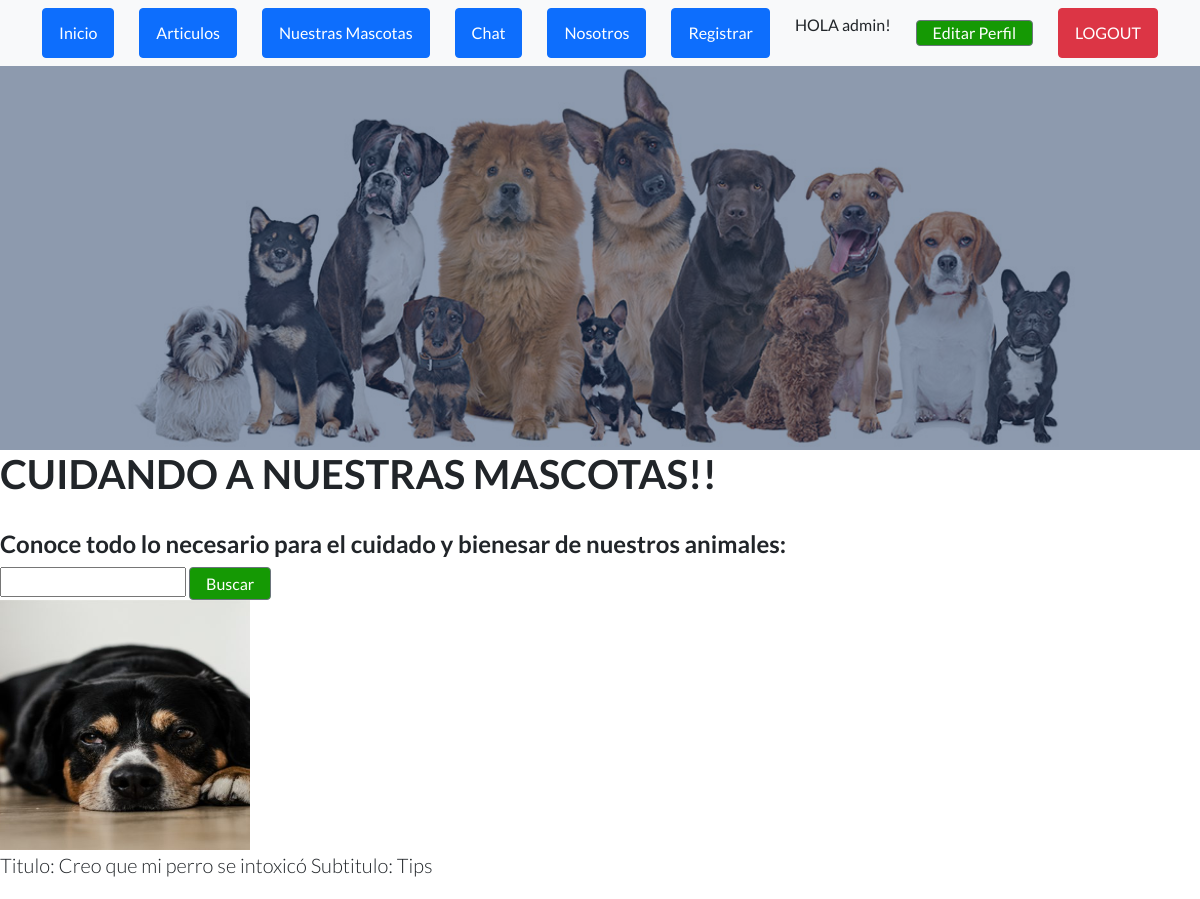
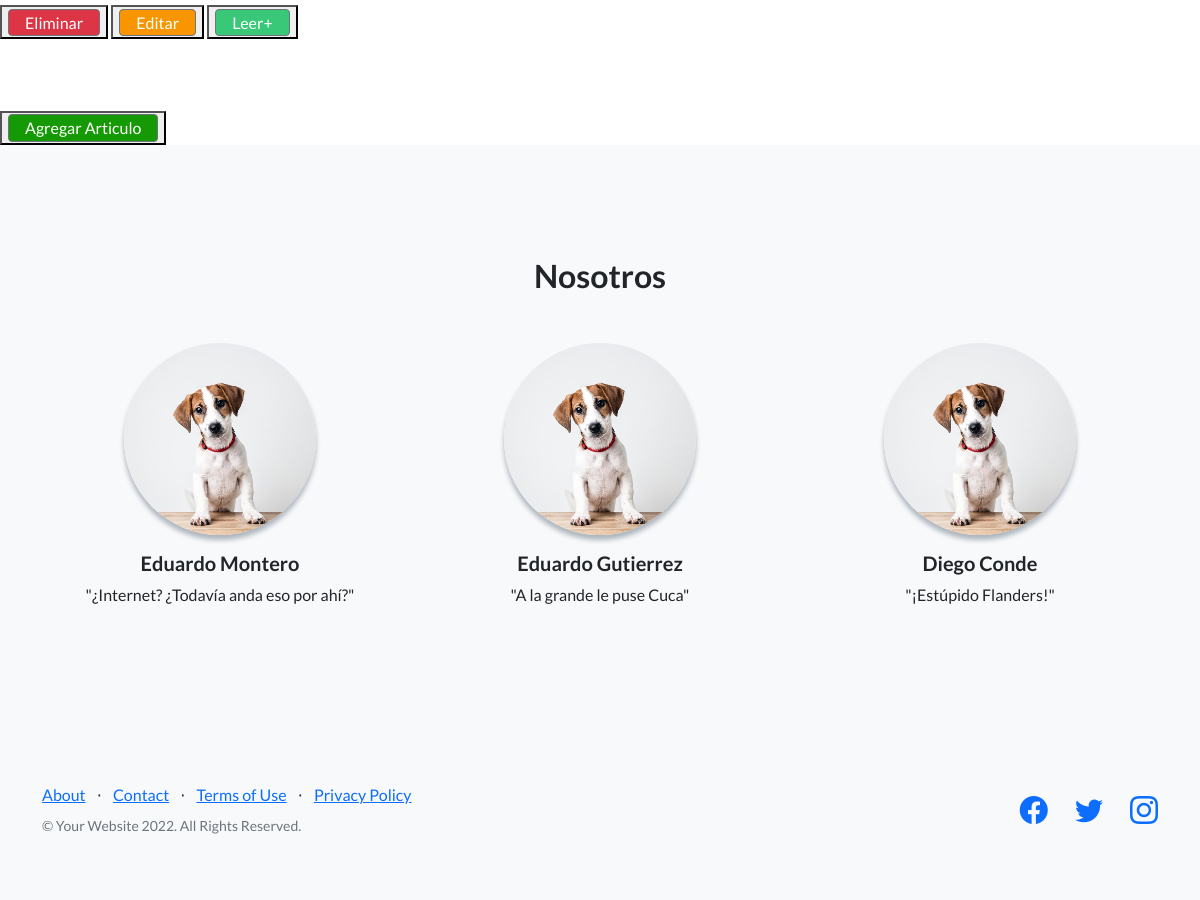
/leerarticulo/2 (signed in), run on the app's committed database (2 pictures, top to bottom).
### App/models.py (models this page shows)
class Articulo (models.Model):  #Clase para importar articulos de Veterinaria
    titulo = models.CharField(max_length=50)
    subtitulo = models.CharField(max_length=50)
    cuerpo = RichTextField(blank=True, null=True)
    autor = models.CharField(max_length=40)
    fecha = models.DateTimeField()
    editado = models.CharField(max_length=10)
    imagen = models.ImageField(upload_to = "articulos", null=True, blank=True)
    def __str__(self) -> str:
        return 'Titulo: '+ self.titulo + ' Subtitulo: ' + str(self.subtitulo)

### App/views.py (the view)
# urls.py: path('leerarticulo/<id_art>', leerarticulo, name='leerarticulo'),
@login_required
def leerarticulo(request,id_art):
    articulo = Articulo.objects.filter(id=id_art)
    print(request.method)
    if request.method == "POST":
        contexto={"articulos":articulo}
        return render(request, "App/articulos.html",contexto)
    else:
        contexto={"articulos":articulo}
    return render(request, "App/articulos.html",contexto)

### App/templates/App/articulos.html (shortened to what this page needs)
{% extends "App/padre.html" %}
{% load static %}
{% block cambia %}
<h1>CUIDANDO A NUESTRAS MASCOTAS!!</h1>
<br>
<h4>Conoce todo lo necesario para el cuidado y bienesar de nuestros animales:</h4>
        <form action = "{% url 'buscararticulo' %}" method="GET">
            <input type="text" name = 'titulo'  id = 'titulo' >
            <input class="btn btn-crud-buscar" type = 'submit', value='Buscar'>
        </form>
    {% for articulo in articulos %}
    <img src="/{{ articulo.imagen }}" width="250"
    height="250">
    <br>
    <p class="lead mb-0">{{ articulo }}</p>
    <br>
    {% if request.user.is_superuser %}
    <button>
        <a class="btn btn-crud-eliminar" href="{% url 'eliminararticulo' articulo.id %}"> Eliminar</a>
    </button>
    <button>
        <a class="btn btn-crud-editar" href="{% url 'editararticulo' articulo.id %}"> Editar</a>
    </button>
    {% endif %}
    <button>
        <a class="btn btn-crud-leer" href="{% url 'leerarticulo' articulo.id %}"> Leer+</a>
    </button>
    <br>
    <br>
{% endfor %}
<br><br>
<button>
    <a class="btn btn-crud-agregar" href='/articuloFormulario/'> Agregar Articulo</a>
</button>
{% endblock %}

### App/templates/App/padre.html (shortened to what this page needs)
<!DOCTYPE html>
<html lang="en">
    <head>
        {% load static %}
        <link href="https://cdn.jsdelivr.net/npm/bootstrap-icons@1.5.0/font/bootstrap-icons.css" rel="stylesheet" type="text/css" />
        <link href="{% static 'App/css/styles.css'%}" rel="stylesheet" />
    </head>
    <body>
        <nav class="navbar navbar-light bg-light static-top">
            <div class="container">
                <a class="btn btn-primary" href="{% url 'Inicio' %}">Inicio</a>
                <a class="btn btn-primary" href="{% url 'articulos' %}">Articulos</a>
                <a class="btn btn-primary" href="{% url 'nuestrasmascotas' %}">Nuestras Mascotas</a>
                <a class="btn btn-primary" href="{% url 'Inicio' %}">Chat</a>
                <a class="btn btn-primary" href="{% url 'Nosotros' %}">Nosotros</a>
                <a class="btn btn-primary" href="{% url 'register' %}">Registrar</a>
                {% if not request.user.is_authenticated %}
                <a class="btn btn-danger" href="{% url 'login' %}">LOGIN</a>
                {% else %}
                <p> HOLA {{ request.user.username }}!</p>
                <a class="btn btn-crud-editar_perfil" href="{% url 'editarperfil' %}">Editar Perfil</a>
                <a class="btn btn-danger" href="{% url 'logout' %}">LOGOUT</a>
                {% endif %}
            </div>
        </nav>
        <header class="masthead">
        </header>
        {% block cambia %}
        {% endblock %}
        <section class="testimonials text-center bg-light">
            <div class="container">
                <h2 class="mb-5">Nosotros</h2>
                <div class="row">
                    <div class="col-lg-4">
                        <div class="testimonial-item mx-auto mb-5 mb-lg-0">
                            <img class="img-fluid rounded-circle mb-3" src="/mascotas/perro_uRommvI.jpg" alt="..." />
                            <h5>Eduardo Montero</h5>
                            <p class="font-weight-light mb-0">"¿Internet? ¿Todavía anda eso por ahí?"</p>
                        </div>
                    </div>
                    <div class="col-lg-4">
                        <div class="testimonial-item mx-auto mb-5 mb-lg-0">
                            <img class="img-fluid rounded-circle mb-3" src="/mascotas/perro_uRommvI.jpg" alt="..." />
                            <h5>Eduardo Gutierrez</h5>
                            <p class="font-weight-light mb-0">"A la grande le puse Cuca"</p>
                        </div>
                    </div>
                    <div class="col-lg-4">
                        <div class="testimonial-item mx-auto mb-5 mb-lg-0">
                            <img class="img-fluid rounded-circle mb-3" src="/mascotas/perro_uRommvI.jpg" alt="..." />
                            <h5>Diego Conde</h5>
                            <p class="font-weight-light mb-0">"¡Estúpido Flanders!"</p>
                        </div>
                    </div>
                </div>
            </div>
        </section>
        <footer class="footer bg-light">
            <div class="container">
                <div class="row">
                    <div class="col-lg-6 h-100 text-center text-lg-start my-auto">
                        <ul class="list-inline mb-2">
                            <li class="list-inline-item"><a href="#!">About</a></li>
                            <li class="list-inline-item">⋅</li>
                            <li class="list-inline-item"><a href="#!">Contact</a></li>
                            <li class="list-inline-item">⋅</li>
                            <li class="list-inline-item"><a href="#!">Terms of Use</a></li>
                            <li class="list-inline-item">⋅</li>
                            <li class="list-inline-item"><a href="#!">Privacy Policy</a></li>
                        </ul>
                        <p class="text-muted small mb-4 mb-lg-0">&copy; Your Website 2022. All Rights Reserved.</p>
                    </div>
                    <div class="col-lg-6 h-100 text-center text-lg-end my-auto">
                        <ul class="list-inline mb-0">
                            <li class="list-inline-item me-4">
                                <a href="#!"><i class="bi-facebook fs-3"></i></a>
                            </li>
                            <li class="list-inline-item me-4">
                                <a href="#!"><i class="bi-twitter fs-3"></i></a>
                            </li>
                            <li class="list-inline-item">
                                <a href="#!"><i class="bi-instagram fs-3"></i></a>
                            </li>
                        </ul>
                    </div>
                </div>
            </div>
        </footer>
    </body>
</html>

### data on the page
Articulo: imagen (picture), titulo+subtitulo "Titulo: Creo que mi perro se intoxicó Subtitulo: Tips"

### other printed values
{{ request.user.username }} "admin"
